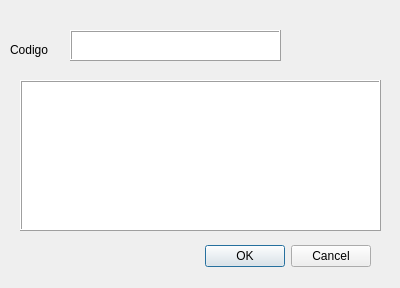
<?xml version="1.0" encoding="UTF-8"?>
<ui version="4.0">
 <class>frmPrincipal</class>
 <widget class="QDialog" name="frmPrincipal">
  <property name="geometry">
   <rect>
    <x>0</x>
    <y>0</y>
    <width>400</width>
    <height>288</height>
   </rect>
  </property>
  <property name="windowTitle">
   <string>Super System Ultimate DB Manager</string>
  </property>
  <widget class="QDialogButtonBox" name="buttonBox">
   <property name="geometry">
    <rect>
     <x>30</x>
     <y>240</y>
     <width>341</width>
     <height>32</height>
    </rect>
   </property>
   <property name="orientation">
    <enum>Qt::Horizontal</enum>
   </property>
   <property name="standardButtons">
    <set>QDialogButtonBox::Cancel|QDialogButtonBox::Ok</set>
   </property>
  </widget>
  <widget class="QTextEdit" name="txtCodigo">
   <property name="geometry">
    <rect>
     <x>70</x>
     <y>30</y>
     <width>211</width>
     <height>31</height>
    </rect>
   </property>
   <property name="autoFillBackground">
    <bool>false</bool>
   </property>
   <property name="frameShape">
    <enum>QFrame::Box</enum>
   </property>
   <property name="frameShadow">
    <enum>QFrame::Raised</enum>
   </property>
  </widget>
  <widget class="QLabel" name="lblCodigo">
   <property name="geometry">
    <rect>
     <x>10</x>
     <y>40</y>
     <width>65</width>
     <height>20</height>
    </rect>
   </property>
   <property name="text">
    <string>Codigo</string>
   </property>
  </widget>
  <widget class="QTextEdit" name="txtResultado">
   <property name="geometry">
    <rect>
     <x>20</x>
     <y>80</y>
     <width>361</width>
     <height>151</height>
    </rect>
   </property>
   <property name="frameShape">
    <enum>QFrame::Box</enum>
   </property>
   <property name="frameShadow">
    <enum>QFrame::Raised</enum>
   </property>
  </widget>
 </widget>
 <resources/>
 <connections>
  <connection>
   <sender>buttonBox</sender>
   <signal>accepted()</signal>
   <receiver>frmPrincipal</receiver>
   <slot>accept()</slot>
   <hints>
    <hint type="sourcelabel">
     <x>248</x>
     <y>254</y>
    </hint>
    <hint type="destinationlabel">
     <x>157</x>
     <y>274</y>
    </hint>
   </hints>
  </connection>
  <connection>
   <sender>buttonBox</sender>
   <signal>rejected()</signal>
   <receiver>frmPrincipal</receiver>
   <slot>reject()</slot>
   <hints>
    <hint type="sourcelabel">
     <x>316</x>
     <y>260</y>
    </hint>
    <hint type="destinationlabel">
     <x>286</x>
     <y>274</y>
    </hint>
   </hints>
  </connection>
 </connections>
</ui>
